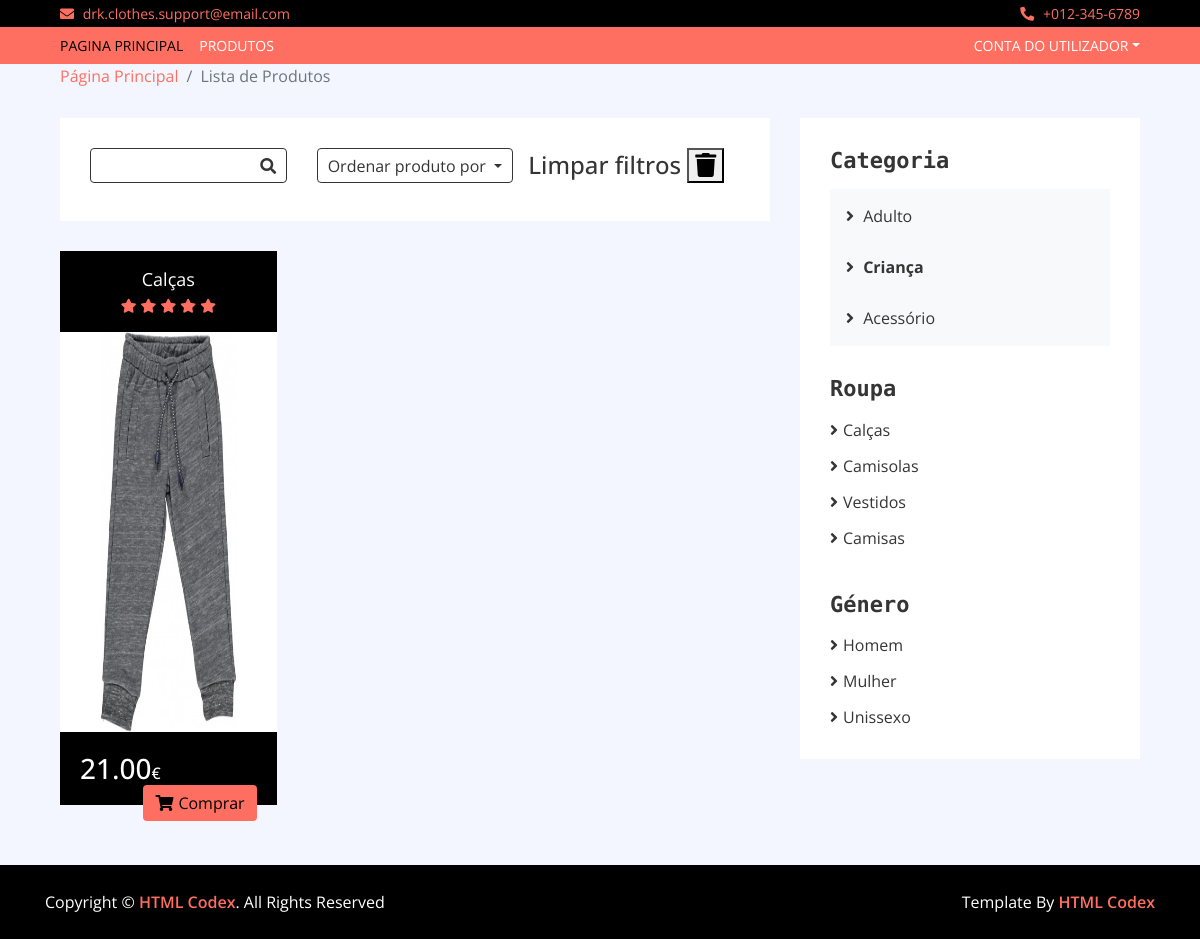
/product-list.php?cat=2, run on the app's committed database.
### tables this page shows
CREATE TABLE `produtos`  (
  `produtoId` int(11) NOT NULL AUTO_INCREMENT,
  `produtoNome` varchar(45) NOT NULL,
  `produtoPreco` decimal(10, 2) NOT NULL,
  `produtoDestaque` enum('Sim','Nao') NOT NULL DEFAULT 'Nao',
  `produtoImagemURL` varchar(255) NOT NULL,
  `produtoTipoCategoriaCategoriaId` int(11) NOT NULL,
  `produtoTipoCategoriaTipoId` int(11) NOT NULL,
  `produtoGenero` enum('M','F','U') NOT NULL DEFAULT 'U',
  `produtoDescricao` text NOT NULL,
  `produtoDesconto` decimal(5, 2) NULL DEFAULT 0.00,
  PRIMARY KEY (`produtoId`) USING BTREE,
  INDEX `fk_produtos_tipoCategorias1_idx`(`produtoTipoCategoriaCategoriaId`, `produtoTipoCategoriaTipoId`) USING BTREE,
  CONSTRAINT `fk_produtos_tipoCategorias1` FOREIGN KEY (`produtoTipoCategoriaCategoriaId`, `produtoTipoCategoriaTipoId`) REFERENCES `tipocategorias` (`tipoCategoriaCategoriaId`, `tipoCategoriaTipoId`) ON DELETE NO ACTION ON UPDATE NO ACTION
);

CREATE TABLE `categorias`  (
  `categoriaId` int(11) NOT NULL AUTO_INCREMENT,
  `categoriaNome` varchar(45) NOT NULL,
  PRIMARY KEY (`categoriaId`) USING BTREE
);

CREATE TABLE `tipos`  (
  `tipoId` int(11) NOT NULL AUTO_INCREMENT,
  `tipoNome` varchar(45) NOT NULL,
  PRIMARY KEY (`tipoId`) USING BTREE
);

### product-list.php (the view, shortened to what this page needs)
<?php
include_once ("includes/body.inc.php");
?>
<div class="breadcrumb-wrap">
    <div class="container-fluid">
        <ul class="breadcrumb">
            <li class="breadcrumb-item"><a href="index.php">Página Principal</a></li>
            <li class="breadcrumb-item active">Lista de Produtos</li>
        </ul>
    </div>
</div>
<?php
$sql="Select produtoId,produtoNome,produtoPreco,produtoDesconto,produtoGenero,categorias.categoriaNome as categ,tipos.tipoNome as tipo, produtoImagemURL from produtos left join categorias
      on produtoTipoCategoriaCategoriaId=categoriaId left join tipos on produtoTipoCategoriaTipoId=tipoId";
$categ=0;
$tipo=0;
$genero="";
$filtro ="";
if (isset($_GET['search']) or isset($_GET['cat'])  or isset($_GET['tip']) or isset($_GET['gen'])){
    $sql.=" where ";
    if (isset($_GET['cat'])) {
        $categ = $_GET['cat'];
        $sql .= " produtoTipoCategoriaCategoriaId=". $categ;
        $sql .= " and ";
    }
    if (substr($sql, -5) == " and ") $sql = substr($sql,0, strlen($sql)-5);
}
$result=mysqli_query($con,$sql) or die (mysqli_error($con));
?>
<div class="product-view">
    <div class="container-fluid">
        <div class="row">
            <div class="col-lg-8">
                <div class="row">
                    <div class="col-md-12">
                        <div class="product-view-top">
                            <div class="row">
                                <div class="col-md-4">
                                        <div class="product-search">
                                            <input type="text" id="search" name="search" value="">
                                            <button id="submit" type="button" onclick="submeteUrl()"><i class="fa fa-search"></i></button>
                                        </div>
                                </div>
                                <div class="col-md-4">
                                    <div class="product-short">
                                        <div class="dropdown">
                                            <div class="dropdown-toggle" data-toggle="dropdown">Ordenar produto por</div>
                                            </div>
                                        </div>
                                    </div>
                                <h4 class="title">Limpar filtros <a href="product-list.php"><button><i class="fa fa-trash"></i></button></a></h4>
                                </div>
                            </div>
                        </div>
<?php
while($dados=mysqli_fetch_array($result)){
?>
                    <div class="col-md-4">
                        <div class="product-item">
                            <div class="product-title">
                                <?php echo "<a href='product-detail.php?id=".$dados['produtoId']."'>".$dados['produtoNome']."</a>";?>
                                <div class="ratting">
                                    <i class="fa fa-star"></i>
                                    <i class="fa fa-star"></i>
                                    <i class="fa fa-star"></i>
                                    <i class="fa fa-star"></i>
                                    <i class="fa fa-star"></i>
                                </div>
                            </div>
                            <div class="product-image">
                                <a href="product-detail.php">
                                    <?php echo "<img src=\"".$dados['produtoImagemURL']."\" height=\"400px\">";?>
                                </a>
                            </div>
                            <div class="product-price">
                                <?php
                                if ($dados['produtoDesconto']>0){
                                ?>
                                <h3>
                                    <span>
                                    <strike>
                                    <?php
                                        echo $dados['produtoPreco'];
                                    ?>
                                        <span>€ </span>
                                    </strike>
                                        &nbsp
                                    </span>
                                    <?php
                                    $preco = $dados['produtoPreco'] - $dados['produtoPreco'] * $dados['produtoDesconto'] / 100;
                                    echo number_format($preco, 2, '.', ' ');
                                    ?>
                                    <span>€</span>
                                </h3>
                                <a class="btn" href="product-detail.php?id=<?php echo $dados['produtoId']; ?>"><i class="fa fa-shopping-cart"></i>Comprar</a>
                                <?php
                                } else {
                                ?>
                                <h3><?php echo $dados['produtoPreco'];?><span>€</span></h3>
                                <a class="btn" href="product-detail.php?id=<?php echo $dados['produtoId']; ?>"><i class="fa fa-shopping-cart"></i>Comprar</a>
                                <?php
                                }
                                ?>
                            </div>
                        </div>
                    </div>
<?php
}
?>
                </div>
            </div>
            <div class="col-lg-4 sidebar">
                <div class="sidebar-widget brands">
                    <h2 class="title">Categoria</h2>
                    <nav class="navbar bg-light">
                        <ul class="navbar-nav">
                            <?php
                            $sql="Select categoriaId,categoriaNome from categorias";
                            $result=mysqli_query($con,$sql);
                            while($dados=mysqli_fetch_array($result)){
                                $visivel="";
                                if ($categ == $dados['categoriaId'])
                                    $visivel = "style='font-weight: bold;'";
                                ?>
                                <li class="nav-item">
                                    <a class="nav-link" <?php echo $visivel; ?>  href="product-list.php?cat=<?php echo $dados['categoriaId']?><?php if (strlen($filtro)>0) echo "&search=".$filtro; if ($tipo!=0) echo "&tip=".$tipo; if (strlen($genero)>0) echo "&gen=".$genero;?>">
                                        <?php echo $dados['categoriaNome']?>
                                    </a>
                                </li>
                                <?php
                            }
                            ?>
                        </ul>
                    </nav>
                </div>
                <div class="sidebar-widget brands">
                    <h2 class="title">Roupa</h2>
                    <ul>
                        <?php
                        $sql="Select tipoId,tipoNome from tipos";
                        $result=mysqli_query($con,$sql);
                        while($dados=mysqli_fetch_array($result)){
                            $visivel = "";
                            if ($categ != 0) {
                                $sql="Select * from tipocategorias where tipoCategoriaCategoriaId=".$categ." and tipoCategoriaTipoId=".$dados['tipoId'];
                                $tc=mysqli_query($con,$sql);
                                if (mysqli_num_rows($tc)==0) $visivel=" hidden ";
                            }
                            ?>
                            <li>
                                <a <?php echo $visivel;?> href="product-list.php?tip=<?php echo $dados['tipoId']?><?php if (strlen($filtro)>0) echo "&search=".$filtro; if ($categ>0) echo "&cat=".$categ; if (strlen($genero)>0) echo "&gen=".$genero;?>"><?php echo $dados['tipoNome']?></a><span <?php echo $visivel;?>></span>
                            </li>
                            <?php
                        }
                        ?>
                </div>
                <div class="sidebar-widget brands">
                    <h2 class="title">Género</h2>
                    <ul>
                        <?php
                        $visivel = "";
                        ?>
                        <li><a <?php echo $visivel;?> href="product-list.php?gen=M<?php if (strlen($filtro)>0) echo "&search=".$filtro; if ($tipo !=0) echo "&tip=".$tipo?><?php if ($categ!=0) echo "&cat=".$categ; ?>">Homem
                            </a></li>
                        <?php
                        $visivel = "";
                        ?>
                        <li><a <?php echo $visivel;?> href="product-list.php?gen=F<?php if (strlen($filtro)>0) echo "&search=".$filtro; if ($tipo !=0) echo "&tip=".$tipo?><?php if ($categ!=0) echo "&cat=".$categ; ?>">Mulher
                            </a></li>
                        <?php
                        $visivel = "";
                        ?>
                        <li><a <?php echo $visivel;?> href="product-list.php?gen=U<?php if (strlen($filtro)>0) echo "&search=".$filtro; if ($tipo !=0) echo "&tip=".$tipo?><?php if ($categ!=0) echo "&cat=".$categ; ?>">Unissexo
                            </a></li>
                    </ul>
                </div>
            </div>
        </div>
    </div>
</div>

### css/style.css (style rules this page uses)
body { color: #353535; font-family: 'Open Sans', sans-serif; font-weight: 400; background: #f3f6ff; }
a { color: #FF6F61; }
h2 { font-family: 'Source Code Pro', monospace; font-weight: 700; }
@media (min-width: 992px) { .container-fluid { padding-right: 60px; padding-left: 60px; } }
.btn { color: #FF6F61; background: #ffffff; border: 1px solid #FF6F61; }
.breadcrumb-wrap { position: relative; width: 100%; }
.breadcrumb-wrap .breadcrumb { margin: 0; padding: 0; background: transparent; }
.product-item { position: relative; }
.product-item .product-title { padding: 15px; text-align: center; background: #000000; transition: all .3s; }
.product-item .product-title a, .product-item .product-title .ratting { position: relative; width: 100%; }
.product-item .product-title a { margin-bottom: 5px; color: #ffffff; font-size: 18px; }
.product-item .product-title .ratting i { font-size: 14px; color: #FF6F61; }
.product-item .product-image { position: relative; overflow: hidden; }
.product-item .product-image a { display: block; background: #ffffff; transition: .3s; }
.product-item .product-image img { width: 100%; transition: all .3s; }
.product-item .product-price { padding: 20px; background: #000000; transition: all .3s; }
.product-item .product-price h3 { display: inline-block; color: #ffffff; margin: 0; }
.product-item .product-price h3 span { font-size: 16px; }
.product-item .product-price .btn { float: right; border: none; color: #000000; background: #FF6F61; }
.product-item .product-price .btn i { margin-right: 5px; }
.product-view { position: relative; width: 100%; padding: 30px 0; }
.product-view .product-view-top { padding: 30px; margin-bottom: 30px; background: #ffffff; }
.product-view .product-search { position: relative; width: 100%; }
.product-view .product-search input { width: 100%; height: 35px; padding: 0 15px; color: #999999; background: transparent; border: 1px solid #353535; border-radius: 4px; transition: all .3s; }
.product-view .product-search button { position: absolute; width: 35px; height: 33px; top: 1px; right: 1px; text-align: center; background: transparent; color: #353535; border: none; border-radius: 0 4px 4px 0; transition: all .3s; }
.product-view .product-search button i { font-size: 16px; }
.product-view .product-short, .product-view .product-price-range { position: relative; width: 100%; text-align: right; }
.product-view .product-short .dropdown .dropdown-toggle, .product-view .product-price-range .dropdown .dropdown-toggle { display: block; width: 100%; height: 35px; padding: 5px 10px; background: transparent; border: 1px solid #353535; text-align: left; border-radius: 4px; cursor: pointer; transition: all .3s; }
.product-view .product-short .dropdown .dropdown-toggle::after, .product-view .product-price-range .dropdown .dropdown-toggle::after { float: right; margin-top: 10px; }
.product-view .product-item { margin-bottom: 30px; }
.sidebar-widget { padding: 30px; background: #ffffff; }
.sidebar-widget:not(:first-child) { padding-top: 0; }
.sidebar-widget .title { position: relative; font-size: 22px; text-transform: capitalize; margin-bottom: 15px; }
.sidebar-widget.brands ul { margin: 0; padding: 0; list-style: none; }
.sidebar-widget.brands ul li { margin-bottom: 12px; }
.sidebar-widget.brands ul li:last-child { margin-bottom: 0; }
.sidebar-widget.brands ul li a { color: #353535; white-space: nowrap; display: inline-block; line-height: 23px; transition: all .3s; }
.sidebar-widget.brands ul li a::before { content: '\f105'; font-family: 'Font Awesome 5 Free'; font-weight: 900; padding-right: 5px; }

### data on the page
produtos: produtoNome "Calças", produtoImagemURL (picture), produtoPreco "21.00"
categorias: categoriaNome "Adulto"
categorias: categoriaNome "Criança"
categorias: categoriaNome "Acessório"
tipos: tipoNome "Calças"
tipos: tipoNome "Camisolas"
tipos: tipoNome "Vestidos"
tipos: tipoNome "Camisas"
